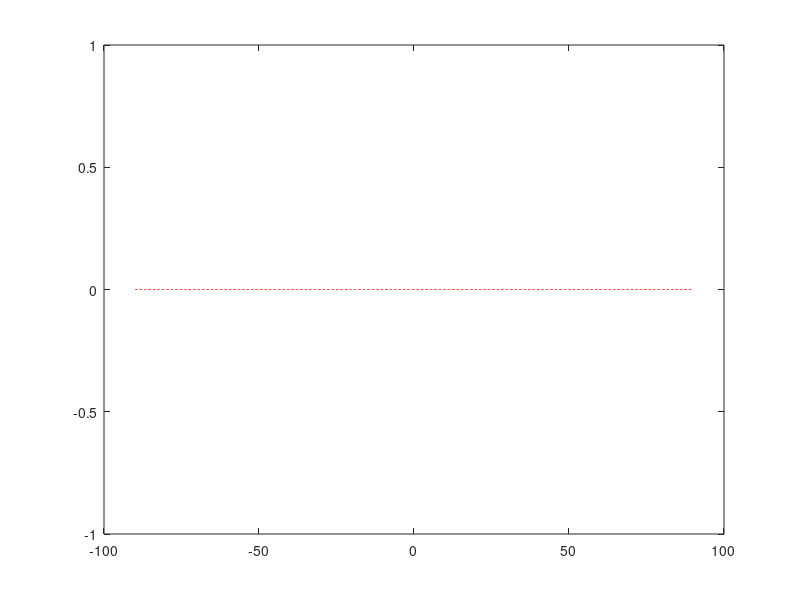

Reproduce this figure in MATLAB. (Note: this script raises an error after producing the figure.)
clear
clc
close all



figure(1)

load('mpdr_beam.mat')
beam_mpdr = beam_pattern;
p1 = plot(rad2deg(theta_beam),zeros(length(theta_beam),1),'r--');
hold on
p2 = plot(rad2deg(theta_beam),db(beam_mpdr),'b');
load('slepian_beam.mat')
beam_slepian = beam_pattern;
p3 = plot(rad2deg(theta_beam),db(beam_slepian),'k');
grid on
xlabel('$\theta$ (degrees)','Interpreter','latex')
ylabel('Response(dB)','Interpreter','latex')
legend([p1(1,:); p2(1,:); p3(1,:)],{'Distortionless response','8-bit MPDR','1-bit Slepian MPDR'},'Location','Northwest','Interpreter','latex')
xlim([-90,90])
ylim([-45,1])
set(gca,'Fontsize',14)

saveas(gca,'figs/mpdr_beampattern_combine.png')
